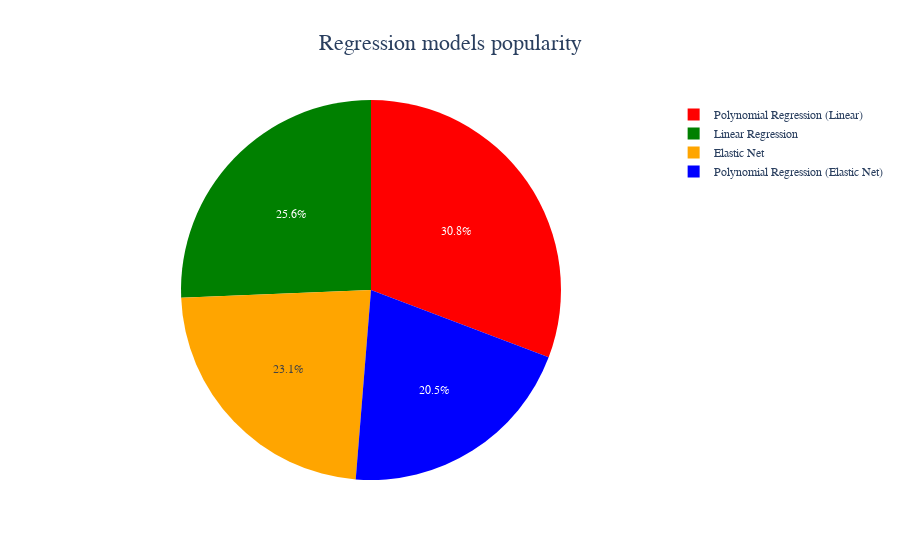

Notebook source saved alongside this figure:
### Markdown cell above
Let us now see which models are the more "popular" ones, i.e. they have the greatest $R^2$ score for more kernels than the other models:

### Code cell
models_popularity = defaultdict(int)

for kernel, stats in model_scores.items():
    models_popularity[max(stats, key=lambda x : x['r2_score'])['model_name']] += 1

labels = models_names
values = [models_popularity[model_name] for model_name in labels]
colors = 'green', 'orange', 'red', 'blue'

fig = go.Figure(data=[go.Pie(
    labels=labels,
    values=values,
    marker=dict(colors=colors)
)])

fig.update_layout(
    title=dict(
        text='Regression models popularity',
        font=dict(
            family='Courier New, monospace',
            size=22
        ),
        x=.5
    ),
    font=dict(
        family='Courier New, monospace',
        size=12
    )
)

fig.show()

### Figure 1 — Plotly figure (JSON) as saved in the notebook; plotly's stock layout.template omitted (floating-point values rounded to 4 significant figures)
{"data": [{"labels": ["Linear Regression", "Elastic Net", "Polynomial Regression (Linear)", "Polynomial Regression (Elastic Net)"], "marker": {"colors": ["green", "orange", "red", "blue"]}, "type": "pie", "values": [10, 9, 12, 8]}], "layout": {"font": {"family": "Courier New, monospace", "size": 12}, "title": {"font": {"family": "Courier New, monospace", "size": 22}, "text": "Regression models popularity", "x": 0.5}}}
